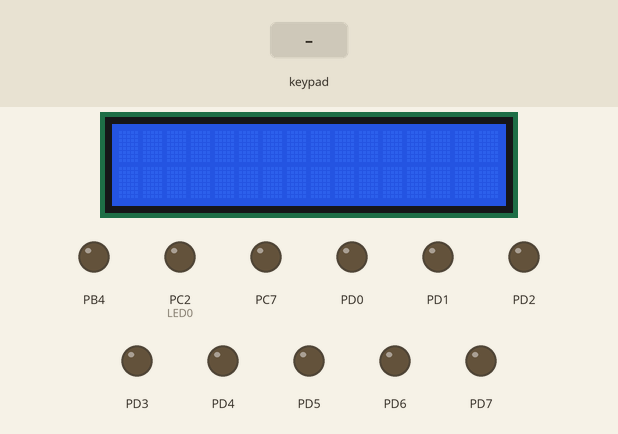
This program was run on a simulated ATmega32, built with avr-gcc and emulated at 16 MHz. Parts: 16×2 character LCD, output pins drawn as LEDs (lit = HIGH). Wiring (inferred from the names in the program): 4×4 keypad with keys 1 2 3 A 4 5 6 B 7 8 9 C * 0 # D: rows PA0, PB5, PB6, PB7; columns PC3, PC4, PC5, PC6; character LCD (HD44780): RS PB2; E PB3; data PA0, PA1, PA2, PA3, PA4, PA5, PA6, PA7. Inputs (shaded band) come from the test bench. Pins used as bus, display or sensor lines are not drawn.

Above: at 1.2 s.
1.3 s: key '1' pressed
At 2.1 s:
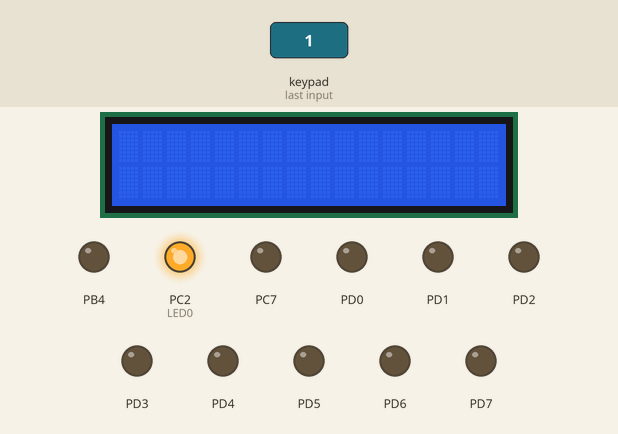
Timing chart, 0 to 4.3 s (numbered marks = the images above; inputs shaded):
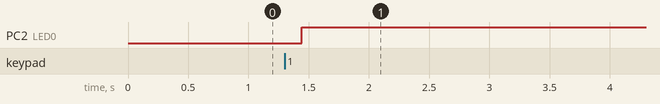

Measured:
- after the input at 1.3 s, PC2 (LED0): LOW → HIGH after 0.14 s

The program:

main.c
```c
/*
 * main.c
 *
 *  Created on: Apr 9, 2020
 *      Author: Mohamed
 */

#include "dio_cfg.h"
#include "dio.h"
#include <util/delay.h>
#include "keypad.h"
#include "dio_types.h"
#include "lcd.h"

#define LED0	Dio_Channel_C2
uint8 key=0;
uint8 address=0x80;
int main(){
	Dio_init();
	Dio_WritePort(Dio_Port_C,0x78);
	LCD_Init();
	LCD_Clear();

while(1){

	key=GetKeypressed();
	_delay_ms(10);

	if( (key!=KEY_RELEASE)){

		LCD_Char(key);
		 key=KEY_RELEASE;
		_delay_ms(100);
		 Dio_WriteChannel(LED0,STD_high);
		 _delay_ms(1000);


	}//if
	else if(address>0x8F){
		address=0x80;
		 	Dio_WriteChannel(LED0,STD_low);
			_delay_ms(100);

		}//else

	}//while
	return 0;
}
```

keypad_cfg.c
```c
/*
 * keypad_cfg.c
 *
 *  Created on: Apr 9, 2020
 *      Author: Mohamed
 */


#include "keypad_cfg.h"
#include "STD_Types.h"

 const Keypad_Type keypad_cfg_cols[COL_NUM]=
		{
			{COL1_PORT,COL1_PIN},
			{COL2_PORT,COL2_PIN},
			{COL3_PORT,COL3_PIN},
			{COL4_PORT,COL4_PIN}
		};
 const Keypad_Type keypad_cfg_rows[ROW_NUM]=
	{
		{ROW1_PORT,ROW1_PIN},
		{ROW2_PORT,ROW2_PIN},
		{ROW3_PORT,ROW3_PIN},
		{ROW4_PORT,ROW4_PIN}
	};
//define key map
 const uint8 Keypad_Map[16] =
{
	'1','2','3','A',
	'4','5','6','B',
	'7','8','9','C',
	'*','0','#','D'
};
```

keypad_cfg.h
```c
 /*
 * keypad_cfg.h
 *
 *  Created on: Apr 9, 2020
 *      Author: Mohamed
 */

#ifndef KEYPAD_CFG_H_
#define KEYPAD_CFG_H_

#include "dio_types.h"
//define Number of columns and rows
#define COL_NUM		4
#define ROW_NUM		4
//define pins for rows
#define ROW1_PIN	 Dio_Channel_B5
#define ROW2_PIN	 Dio_Channel_B6
#define ROW3_PIN	 Dio_Channel_B7
#define ROW4_PIN	 Dio_Channel_A0
//for columns
#define COL1_PIN	 Dio_Channel_C3
#define COL2_PIN	 Dio_Channel_C4
#define COL3_PIN	 Dio_Channel_C5
#define COL4_PIN	 Dio_Channel_C6
//port config for rows
#define ROW1_PORT	Dio_Port_B
#define ROW2_PORT	Dio_Port_B
#define ROW3_PORT	Dio_Port_B
#define ROW4_PORT	Dio_Port_A
//for columns
#define COL1_PORT	Dio_Port_C
#define COL2_PORT	Dio_Port_C
#define COL3_PORT	Dio_Port_C
#define COL4_PORT	Dio_Port_C

#define ROW1	0
#define ROW2	1
#define ROW3	2
#define ROW4	3
//cols
#define COL1	0
#define COL2	1
#define COL3	2
#define COL4	3
#define KEY_RELEASE    255
//define types
typedef struct{
	Dio_PortType portName;
	Dio_ChannelType pin;
}Keypad_Type;


#endif /* KEYPAD_CFG_H_ */
```

lcd_cfg.h
```c
/*
 * lcd_cfg.h
 *
 * Created: 12/10/2019 6:13:34 PM
 *  Author: Mohamed
 */


#ifndef LCD_CFG_H_
#define LCD_CFG_H_


#include "dio_hw.h"
#include "dio_types.h"

//#define LCD_Dir				  DDRA_REG			/* Define LCD data port direction */
#define LCD_Port			  PORTA_REG			/* Define LCD data port */
//#define LCD_Dir_Control		  DDRB_REG			/* Define LCD Control port direction */
#define LCD_Port_Control	  PORTB_REG			/* Define LCD Control port direction */

#define RS					  Dio_Channel_B1	/* Define Register Select pin */
#define EN					  Dio_Channel_B3
#define RW					  Dio_Channel_B2			/* Define Register Select pin */


#endif /* LCD_CFG_H_ */
```

keypad.c
```c
/*
 * keypad.c
 *
 *  Created on: Apr 9, 2020
 *      Author: Mohamed
 *
 *  -----------------
	| 1 | 2 | 3 | A |
	-----------------
	| 4 | 5 | 6 | B |
	-----------------
	| 7 | 8 | 9 | C |
	-----------------
	| * | 0 | # | D |
	-----------------
 *
 */

#include "STD_Types.h"

#include "keypad.h"
#include "dio.h"

extern const uint8 Keypad_Map[16];
uint8 keypressed=KEY_RELEASE;

static void checkCols(uint8 row){

	if(DioReadChannel(COL1_PIN)==STD_low){
		keypressed= row*COL_NUM;
	}
	else if(DioReadChannel(COL2_PIN)==STD_low){
		keypressed= (row*COL_NUM)+COL2;
	}
	else if(DioReadChannel(COL3_PIN)==STD_low){
			keypressed= (row*COL_NUM)+COL3;
		}
	else if(DioReadChannel(COL4_PIN)==STD_low){
				keypressed= (row*COL_NUM)+COL4;
	   }


}//function

uint8 GetKeypressed(){
	 keypressed=KEY_RELEASE;
	Dio_WriteChannel(ROW1_PIN,STD_low);
	Dio_WriteChannel(ROW2_PIN,STD_high);
	Dio_WriteChannel(ROW3_PIN,STD_high);
	Dio_WriteChannel(ROW4_PIN,STD_high);
	checkCols(ROW1);
	Dio_WriteChannel(ROW1_PIN,STD_high);
	Dio_WriteChannel(ROW2_PIN,STD_low);
	Dio_WriteChannel(ROW3_PIN,STD_high);
	Dio_WriteChannel(ROW4_PIN,STD_high);
	checkCols(ROW2);
	Dio_WriteChannel(ROW1_PIN,STD_high);
	Dio_WriteChannel(ROW2_PIN,STD_high);
	Dio_WriteChannel(ROW3_PIN,STD_low);
	Dio_WriteChannel(ROW4_PIN,STD_high);
	checkCols(ROW3);
	Dio_WriteChannel(ROW1_PIN,STD_high);
	Dio_WriteChannel(ROW2_PIN,STD_high);
	Dio_WriteChannel(ROW3_PIN,STD_high);
	Dio_WriteChannel(ROW4_PIN,STD_low);
	checkCols(ROW4);

return keypressed==KEY_RELEASE? KEY_RELEASE:Keypad_Map[keypressed];
}
```

keypad.h
```c
/*
 * keypad.h
 *
 *  Created on: Apr 9, 2020
 *      Author: Mohamed
 */

#ifndef KEYPAD_H_
#define KEYPAD_H_

#include "keypad_cfg.h"
#include "STD_Types.h"

uint8 GetKeypressed();


#endif /* KEYPAD_H_ */
```

lcd.c
```c
/*
 * lcd.c
 *
 * Created: 5/19/2019 11:13:19 AM
 *  Author: Mohamed
 */
#include "lcd.h"
#include "dio.h"

/*

Initialization

Wait for 15ms, Power on initialization time for LCD16x2.
Send 0x02 command which initializes LCD 16x2 in 4-bit mode.
Send 0x28 command which configures LCD in 2-line, 4-bit mode and 5x8 dots.
Send any Display ON command (0x0E, 0x0C)
Send 0x06 command (increment cursor)
*/
void LCD_Init (void)  /* LCD Initialize function */
{
	Dio_WriteChannel(RW,STD_low);
	_delay_ms(20);		/* LCD Power ON delay always >15ms */

	LCD_Command(0x33); //3 3 3 2
	LCD_Command(0x32);	/* Send for 4 bit initialization of LCD  */
	LCD_Command(0x28);	/* 2 line, 5*8 matrix in 4-bit mode */
	LCD_Command(0x0c);	/* Display on cursor off */
	LCD_Command(0x06);	/* Increment cursor (shift cursor to right) */
	LCD_Command(0x01);	/* Clear display screen */
}
/*Command write function

First, send Higher nibble of command.
Make RS pin low, RS=0 (command reg.)
Make RW pin low, RW=0 (write operation) or connect it to ground.
Give High to Low pulse at Enable (E).
Send lower nibble of command.
Give High to Low pulse at Enable (E).
*/
void LCD_Command( unsigned char cmnd )
{
	//LCD_Port = (LCD_Port & 0x0F) | (cmnd & 0xF0);/* Sending upper nibble */
	Dio_WritePort(Dio_Port_A,((LCD_Port & 0x0F) | (cmnd & 0xF0)));
	Dio_WriteChannel(RS,STD_low);/* RS=0, command reg. */
	 Dio_WriteChannel(EN,STD_high);		/* Enable pulse */
	_delay_us(10);
	 Dio_WriteChannel(EN,STD_low);
	_delay_us(2000);
	//LCD_Port = (LCD_Port & 0x0F) | (cmnd << 4);/* Sending lower nibble */
	Dio_WritePort(Dio_Port_A,((LCD_Port & 0x0F) | (cmnd << 4)));
	Dio_WriteChannel(EN,STD_high);
	_delay_us(1);
	Dio_WriteChannel(EN,STD_low);
	_delay_ms(2);
}

/*Data write function

First send Higher nibble of data.
Make RS pin high, RS=1 (data reg.)
Make RW pin low, RW=0 (write operation) or connect it to ground.
Give High to Low pulse at Enable (E).
Send lower nibble of data.
Give High to Low pulse at Enable (E).
*/
void LCD_Char( unsigned char data )
{
	//LCD_Port = (LCD_Port & 0x0F) | (data & 0xF0);/* Sending upper nibble */
	Dio_WritePort(Dio_Port_A,((LCD_Port & 0x0F) | (data & 0xF0)));
	Dio_WriteChannel(RS,STD_high);
	Dio_WriteChannel(EN,STD_high);
	_delay_us(1);
	Dio_WriteChannel(EN,STD_low);
	_delay_us(2000);
	Dio_WritePort(Dio_Port_A,((LCD_Port & 0x0F) | (data << 4)));  /* Sending lower nibble */
	Dio_WriteChannel(EN,STD_high);
	_delay_us(1);
	Dio_WriteChannel(EN,STD_low);
	_delay_ms(20);
}

/*

*/
void LCD_String(char *str)		/* Send string to LCD function */
{
	int i;
	for(i=0;str[i]!=0;i++)		/* Send each char of string till the NULL */
	{
		LCD_Char (str[i]);
	}
}
/*

*/
void LCD_String_xy (char row, char pos, char *str)	/* Send string to LCD with xy position */
{
	if (row == 0 && pos<16)
	LCD_Command((pos & 0x0F)|0x80);	/* Command of first row and required position<16 */
	else if (row == 1 && pos<16)
	LCD_Command((pos & 0x0F)|0xC0);	/* Command of first row and required position<16 */
	LCD_String(str);		/* Call LCD string function */
}
/*

*/
void LCD_Clear()
{
	LCD_Command (0x01);		/* Clear display */
	_delay_ms(2);
	LCD_Command (0x80);		/* Cursor at home position */
}


void LCD_Custom_Char(unsigned char loc, unsigned char *msg)
{
	unsigned char i;
	if(loc<8)
	{
		LCD_Command (0x40 + (loc*8));	/* Command 0x40 and onwards forces the device to point CGRAM address */
		for(i=0;i<8;i++)	/* Write 8 byte for generation of 1 character */
		LCD_Char(msg[i]);
	}
}
```

lcd.h
```c
/*
 * lcd.h
 *
 * Created: 5/19/2019 11:36:55 AM
 *  Author: Mohamed
 */


#ifndef LCD_H_
#define LCD_H_
#define F_CPU 16000000UL			/* Define CPU Frequency e.g. here 8MHz */
#include <util/delay.h>			/* Include Delay header file */
#include "lcd_cfg.h"


void LCD_Init (void) ;
void LCD_Command( unsigned char cmnd );
void LCD_Char( unsigned char data );
void LCD_String (char *str);
void LCD_Clear();

void LCD_String_xy (char row, char pos, char *str);
void LCD_Custom_Char(unsigned char loc, unsigned char *msg);


#endif /* LCD_H_ */
```

STD_Types.h
```c
/*
 * STD_Types.h
 *
 * Created: 9/16/2019 10:57:24 PM
 *  Author: Mohamed
 */


#ifndef STD_TYPES_H_
#define STD_TYPES_H_

//unsigned
typedef unsigned char uint8;
typedef unsigned int uint16;
typedef unsigned long long uint32;
//signed
typedef  char int8;
typedef  int int16;
typedef  long long int32;


typedef enum
{
	STD_low=0,
	STD_high=!STD_low
}STD_levelType;


#endif /* STD_TYPES_H_ */
```

bit_math.h
```c
/*
 * bit_math.h
 *
 * Created: 9/14/2019 11:04:26 AM
 *  Author: Mohamed
 */


#ifndef BIT_MATH_H_
#define BIT_MATH_H_

#define SET_BIT(REG,BIT)	REG|=(1<<BIT)
#define CLR_BIT(REG,BIT)	REG &=~(1<<BIT)
#define GET_BIT(REG,BIT)	((REG>>BIT)&1)
#define TOGGLE_BIT(REG,BIT) REG^=(1<<BIT)
//#define MASK(BIT)         BIT&1

#endif /* BIT_MATH_H_ */
```

dio.c
```c
/*
 * dio.c
 *
 * Created: 9/16/2019 11:09:03 PM
 *  Author: MohamedSaied
 */
#include "dio.h"
#include "dio_hw.h"
#include "dio_types.h"
#include "STD_Types.h"
#include "bit_math.h"

void Dio_WritePort(Dio_PortType portx,uint8 uxvalue){

	switch(portx){
		case Dio_Port_A:
		PORTA_REG =uxvalue;

		break;
		case Dio_Port_B:
		PORTB_REG =uxvalue;

		break;
		case Dio_Port_C:
			PORTC_REG =uxvalue;
		break;
		case Dio_Port_D:
			PORTD_REG =uxvalue;

		break;

	}

}
/*
*
*/
void Dio_WriteChannel(Dio_ChannelType channel,STD_levelType level){

		Dio_PortType channel_port=channel/8;
		Dio_ChannelType ChannelPos =channel%8;

		switch(channel_port){
			case Dio_Port_A:
			if(level == STD_low)
			{
				CLR_BIT(PORTA_REG,ChannelPos );
			}
			else
			{
				SET_BIT(PORTA_REG,ChannelPos );
			}
			break;
			case Dio_Port_B:
			if(level == STD_low)
			{
				CLR_BIT(PORTB_REG,ChannelPos );
			}
			else
			{
				SET_BIT(PORTB_REG,ChannelPos );
			}
			break;
			case Dio_Port_C:
			if(level == STD_low)
			{
				CLR_BIT(PORTC_REG,ChannelPos );
			}
			else
			{
				SET_BIT(PORTC_REG,ChannelPos );
			}
			break;
			case Dio_Port_D:
			if(level == STD_low)
			{
				CLR_BIT(PORTD_REG,ChannelPos );
			}
			else
			{
				SET_BIT(PORTD_REG,ChannelPos );
			}
			break;

		}

}
/*
*Read channel
*/
STD_levelType DioReadChannel(Dio_ChannelType ChannelId){
	Dio_PortType channel_port=ChannelId/8;
	Dio_ChannelType channelPos=ChannelId%8;
	STD_levelType level;
	switch(channel_port){
		case Dio_Port_A:
				level=GET_BIT(PINA_REG,channelPos);
		break;

		case Dio_Port_B:
				level=GET_BIT(PINB_REG,channelPos);
		break;
		case Dio_Port_C:
				level=GET_BIT(PINC_REG,channelPos);
		break;

		case Dio_Port_D:
				level=GET_BIT(PIND_REG,channelPos);
		break;

	}
	return level;

}
```

dio.h
```c
/*
 * dio.h
 *
 * Created: 9/14/2019 12:53:24 PM
 *  Author: Mohamed
 */


#ifndef DIO_H_
#define DIO_H_
#include "dio_types.h"
#include "STD_Types.h"

void Dio_WriteChannel(Dio_ChannelType Channel, STD_levelType level);
void Dio_WritePort(Dio_PortType portx,uint8 uxvalue);
void DIO_Read(Dio_ChannelType channel,uint8 *data);
void Dio_FlipChannel( Dio_ChannelType ChannelId);
STD_levelType DioReadChannel(Dio_ChannelType ChannelId); //TODO
/*=========================================
 * FUNCTIONS PROTOTYPES
 =========================================*/
//STD_levelType Dio_ReadChannel(Dio_ChannelType ChannelId);
//uint8 Dio_ReadPort(Dio_PortType PortId );

/*void Dio_WritePort( Dio_PortType PortId, uint8 Level);
void Dio_FlipPort(Dio_PortType PortId);*/
#endif /* DIO_H_ */
```

dio_cfg.c
```c
/*
 * dio_cfg.c
 *
 * Created: 9/28/2019 5:18:46 AM
 *  Author: Mohamed
 */
#include "dio_cfg.h"
#include "dio_hw.h"
#include "bit_math.h"

const Dio_pin_configType Dio_pin_config[]={
/*PA0*/		{Output,STD_low},
/*PA1*/		{Output,STD_low},
/*PA2*/		{Output,STD_low},
/*PA3*/		{Output,STD_low},
/*PA4*/		{Output,STD_low},
/*PA5*/		{Output,STD_low},
/*PA6*/	   	{Output,STD_low},
/*PA7*/		{Output,STD_low},
/*PB0*/		{Output,STD_low},
/*PB1*/		{Output,STD_low},//LCD_RS
/*PB2*/		{Output,STD_low},//LCD_RW
/*PB3*/		{Output,STD_low},//LCD_EN
/*PB4*/		{Output,STD_low},
/*PB5*/		{Output,STD_low},
/*PB6*/		{Output,STD_low},
/*PB7*/		{Output,STD_low},
/*PC0*/		{Output,STD_low},
/*PC1*/		{Output,STD_low},
/*PC2*/		{Output,STD_low},
/*PC3*/		{Input,STD_low},
/*PC4*/		{Input,STD_low},
/*PC5*/		{Input,STD_low},
/*PC6*/		{Input,STD_low},
/*PC7*/		{Output,STD_low},
/*PD0*/		{Output,STD_low},
/*PD1*/		{Output,STD_low},
/*PD2*/		{Output,STD_low},
/*PD3*/		{Output,STD_low},
/*PD4*/		{Output,STD_low},
/*PD5*/		{Output,STD_low},
/*PD6*/		{Output,STD_low},
/*PD7*/		{Output,STD_low},
};

void Dio_init(void)
{
	uint8 counter;
	uint8 currentPin ;
	uint8 currentPort;
	for(counter =Dio_Channel_A0; counter <PINCOUNT ; counter++)
	{
		currentPin = counter % 8;
		currentPort = counter /8;
		if(Dio_pin_config[counter].pinDirection ==Output)
		{
			switch (currentPort)
			{
				case Dio_Port_A:
				SET_BIT(DDRA_REG,currentPin);
				break;
				case Dio_Port_B:
				SET_BIT(DDRB_REG,currentPin);
				break;
				case Dio_Port_C:
				SET_BIT(DDRC_REG,currentPin);
				break;
				case Dio_Port_D:
				SET_BIT(DDRD_REG,currentPin);
				break;
			}//switch
		}//if
		else
		{
			switch (currentPort)
			{
				case Dio_Port_A:
				CLR_BIT(DDRA_REG,currentPin);
				break;
				case Dio_Port_B:
				CLR_BIT(DDRB_REG,currentPin);
				break;
				case Dio_Port_C:
				CLR_BIT(DDRC_REG,currentPin);
				break;
				case Dio_Port_D:
				CLR_BIT(DDRD_REG,currentPin);
				break;
			}//switch

		}//else
	}//for
}//func
```

dio_cfg.h
```c
/*
 * dio_cfg.h
 *
 * Created: 9/28/2019 5:12:13 AM
 *  Author: Mohamed
 */


#ifndef DIO_CFG_H_
#define DIO_CFG_H_
#include "STD_Types.h"
#include "dio_types.h"
#define PINCOUNT   32

typedef struct{

	Dio_DirType pinDirection;
	STD_levelType pinState;

}Dio_pin_configType;

extern const Dio_pin_configType Dio_pin_config [PINCOUNT];


void Dio_init(void);

#endif /* DIO_CFG_H_ */
```

dio_hw.h
```c
/*
 * dio_hw.h
 *
 * Created: 9/19/2019 6:53:26 PM
 *  Author: Mohamed
 */


#ifndef DIO_HW_H_
#define DIO_HW_H_
#include "STD_Types.h"

#define PORTA_REG		*((volatile uint8*)0x3B)
#define PORTB_REG		*((volatile uint8*)0x38)
#define PORTC_REG		*((volatile uint8*)0x35)
#define PORTD_REG		*((volatile uint8*)0x32)

#define PINA_REG		*((const volatile uint8*)0x39 )
#define PINB_REG		*((const volatile uint8*)0x36 )
#define PINC_REG		*((const volatile uint8*)0x33 )
#define PIND_REG		*((const volatile uint8*)0x30 )


#define DDRA_REG		*((volatile uint8*)0x3A)
#define DDRB_REG		*((volatile uint8*)0x37)
#define DDRC_REG		*((volatile uint8*)0x34)
#define DDRD_REG		*((volatile uint8*)0x31)

#endif /* DIO_HW_H_ */
```

dio_types.h
```c
/*
 * dio_types.h
 *
 * Created: 9/19/2019 6:44:24 PM
 *  Author: Mohamed
 */


#ifndef DIO_TYPES_H_
#define DIO_TYPES_H_


/*=========================================
* TYPES
=========================================*/
typedef enum
{
Dio_Channel_A0,
Dio_Channel_A1,
Dio_Channel_A2,
Dio_Channel_A3,
Dio_Channel_A4,
Dio_Channel_A5,
Dio_Channel_A6,
Dio_Channel_A7,

Dio_Channel_B0,
Dio_Channel_B1,
Dio_Channel_B2,
Dio_Channel_B3,
Dio_Channel_B4,
Dio_Channel_B5,
Dio_Channel_B6,
Dio_Channel_B7,


Dio_Channel_C0,
Dio_Channel_C1,
Dio_Channel_C2,
Dio_Channel_C3,
Dio_Channel_C4,
Dio_Channel_C5,
Dio_Channel_C6,
Dio_Channel_C7,


Dio_Channel_D0,
Dio_Channel_D1,
Dio_Channel_D2,
Dio_Channel_D3,
Dio_Channel_D4,
Dio_Channel_D5,
Dio_Channel_D6,
Dio_Channel_D7

}Dio_ChannelType;

typedef enum
{
Dio_Port_A,
Dio_Port_B,
Dio_Port_C,
Dio_Port_D
}Dio_PortType;
typedef enum
{
	Input=0,
	Output
}Dio_DirType;

#endif /* DIO_TYPES_H_ */
```
